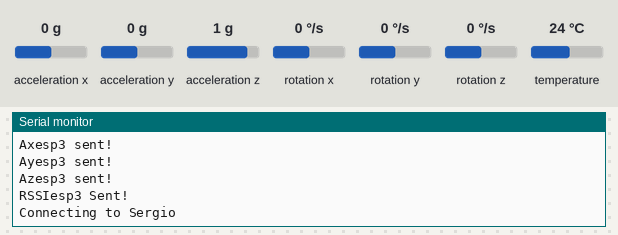
A sketch run on a simulated ESP32. On the bench: the last lines printed to the serial monitor. Inputs (shaded band) come from the test bench; at power-on: acceleration x 0 g, acceleration y 0 g, acceleration z 1 g, rotation x 0 °/s, rotation y 0 °/s, rotation z 0 °/s, temperature 24 °C. WiFi joins after 1.5 s; servers stay silent unless stated; no MQTT or app messages arrive unless stated.

Above: at 2.8 s.
2.9 s: acceleration x set to -1.4 g
At 2.9 s:
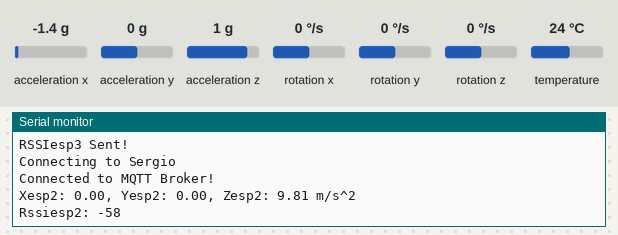
4.4 s: acceleration y set to -1.4 g
At 5.0 s:
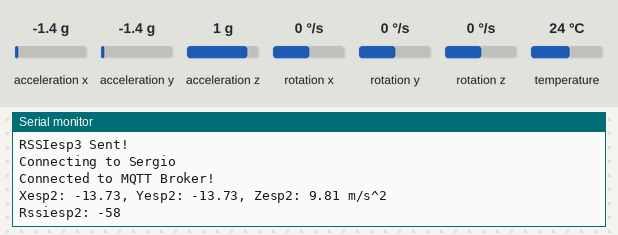
5.9 s: acceleration z set to -1.4 g
At 6.8 s:
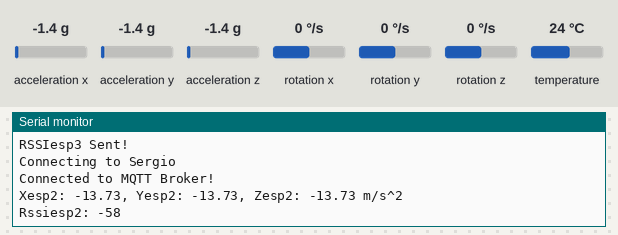

Measured:
- after the input at 4.4 s, the serial monitor: prints a new line after 0.19 s (image 2)
- after the input at 5.9 s, the serial monitor: prints a new line after 0.45 s (image 3)

The sketch:

MPU5060Esp3.ino
```cpp
#include <Adafruit_MPU6050.h>
#include <Adafruit_Sensor.h>
#include <WiFi.h> // Enables the ESP32 to connect to the local network (via WiFi)
#include "PubSubClient.h" // Connect and publish to the MQTT broker

Adafruit_MPU6050 mpu;

// WiFi
const char *ssid = "Sergio"; // Enter your WiFi name
const char *wifi_password = "sergio123";  // Enter WiFi password

// MQTT ESP3 = Tangan Dada
const char* mqtt_server = "192.168.43.248";  // IP of the MQTT broker
const char* mpu5060_topic = "wban/sensor/esp3";
const char* mqtt_username = "sergiocorbymqtt"; // MQTT username
const char* mqtt_password = "SergioCorby"; // MQTT password
const char* clientID = "client_mpu5060"; // MQTT client ID

int y;
int i;

// Initialise the WiFi and MQTT Client objects
WiFiClient wifiClient;
// 1883 is the listener port for the Broker
PubSubClient client(mqtt_server, 1883, wifiClient);

void setup() {
  Serial.begin(115200);
  // Connect to the WiFi
  WiFi.begin(ssid, wifi_password);
// Wait until the connection has been confirmed before continuing
  while (WiFi.status() != WL_CONNECTED) {
    y++;
    delay(500);
    Serial.print(".");
    Serial.print(y);
    if (y>=11) {
      ESP.restart();
      y = 0;
    }
  }
  Serial.println("WiFi connected");
  Serial.print("IP address: ");
  Serial.println(WiFi.localIP());
  while (!Serial)
    delay(10); // will pause Zero, Leonardo, etc until serial console opens
  Serial.println("Adafruit MPU6050 test!");

  // Try to initialize!
  if (!mpu.begin()) {
    Serial.println("Failed to find MPU6050 chip");
    while (1) {
      delay(10);
    }
  }
  Serial.println("MPU6050 Found!");
  mpu.setAccelerometerRange(MPU6050_RANGE_8_G);
  Serial.print("Accelerometer range set to: ");
  switch (mpu.getAccelerometerRange()) {
  case MPU6050_RANGE_2_G:
    Serial.println("+-2G");
    break;
  case MPU6050_RANGE_4_G:
    Serial.println("+-4G");
    break;
  case MPU6050_RANGE_8_G:
    Serial.println("+-8G");
    break;
  case MPU6050_RANGE_16_G:
    Serial.println("+-16G");
    break;
  }
  mpu.setGyroRange(MPU6050_RANGE_500_DEG);
  Serial.print("Gyro range set to: ");
  switch (mpu.getGyroRange()) {
  case MPU6050_RANGE_250_DEG:
    Serial.println("+- 250 deg/s");
    break;
  case MPU6050_RANGE_500_DEG:
    Serial.println("+- 500 deg/s");
    break;
  case MPU6050_RANGE_1000_DEG:
    Serial.println("+- 1000 deg/s");
    break;
  case MPU6050_RANGE_2000_DEG:
    Serial.println("+- 2000 deg/s");
    break;
  }

  mpu.setFilterBandwidth(MPU6050_BAND_5_HZ);
  Serial.print("Filter bandwidth set to: ");
  switch (mpu.getFilterBandwidth()) {
  case MPU6050_BAND_260_HZ:
    Serial.println("260 Hz");
    break;
  case MPU6050_BAND_184_HZ:
    Serial.println("184 Hz");
    break;
  case MPU6050_BAND_94_HZ:
    Serial.println("94 Hz");
    break;
  case MPU6050_BAND_44_HZ:
    Serial.println("44 Hz");
    break;
  case MPU6050_BAND_21_HZ:
    Serial.println("21 Hz");
    break;
  case MPU6050_BAND_10_HZ:
    Serial.println("10 Hz");
    break;
  case MPU6050_BAND_5_HZ:
    Serial.println("5 Hz");
    break;
  }

  Serial.println("");
  delay(100);
}

// Custom function to connet to the MQTT broker via WiFi
void connect_MQTT(){
  Serial.print("Connecting to ");
  Serial.println(ssid);
  // Connect to MQTT Broker
  // client.connect returns a boolean value to let us know if the connection was successful.
  // If the connection is failing, make sure you are using the correct MQTT Username and Password (Setup Earlier in the Instructable)
  if (client.connect(clientID, mqtt_username, mqtt_password)) {
    Serial.println("Connected to MQTT Broker!");
  }
  else {
    Serial.println("Connection to MQTT Broker failed...");
  }
}

void loop() {

  connect_MQTT();
  Serial.setTimeout(2000);
  /* Get new sensor events with the readings */
  sensors_event_t a, g, temp;
  mpu.getEvent(&a, &g, &temp);

  /* Print out the values */
  Serial.print("Xesp2: ");
  Serial.print(a.acceleration.x);
  Serial.print(", Yesp2: ");
  Serial.print(a.acceleration.y);
  Serial.print(", Zesp2: ");
  Serial.print(a.acceleration.z);
  Serial.println(" m/s^2");
  Serial.println("");
  Serial.print("Rssiesp2: ");
  Serial.println(WiFi.RSSI());
  Serial.println("");
  delay(500);

  // MQTT can only transmit strings
  String accelerometer_xesp3="Axesp3:"+String((float)a.acceleration.x);
  String accelerometer_yesp3="Ayesp3:"+String((float)a.acceleration.y);
  String accelerometer_zesp3="Azesp3:"+String((float)a.acceleration.z);
  String rssiesp3="Rssiesp3:"+String((float)WiFi.RSSI());

    // PUBLISH to the MQTT Broker (topic = mpu5060, defined at the beginning)

  if (client.publish(mpu5060_topic, accelerometer_xesp3.c_str())) {
    Serial.println("Axesp3 sent!");
  }
  // Again, client.publish will return a boolean value depending on whether it succeded or not.
  // If the message failed to send, we will try again, as the connection may have broken.
  else {
    Serial.println("Axesp3 failed to send. Reconnecting to MQTT Broker and trying again");
    client.connect(clientID, mqtt_username, mqtt_password);
    delay(10); // This delay ensures that client.publish doesn't clash with the client.connect call
    client.publish(mpu5060_topic, accelerometer_xesp3.c_str());
  }
  // PUBLISH to the MQTT Broker (topic = mpu5060, defined at the beginning)
  if (client.publish(mpu5060_topic, accelerometer_yesp3.c_str())) {
    Serial.println("Ayesp3 sent!");
  }
  // Again, client.publish will return a boolean value depending on whether it succeded or not.
  // If the message failed to send, we will try again, as the connection may have broken.
  else {
    Serial.println("Ayesp3 failed to send. Reconnecting to MQTT Broker and trying again");
    client.connect(clientID, mqtt_username, mqtt_password);
    delay(10); // This delay ensures that client.publish doesn't clash with the client.connect call
    client.publish(mpu5060_topic, accelerometer_yesp3.c_str());
  }
  // PUBLISH to the MQTT Broker (topic = mpu5060, defined at the beginning)
  if (client.publish(mpu5060_topic, accelerometer_zesp3.c_str())) {
    Serial.println("Azesp3 sent!");
  }
  // Again, client.publish will return a boolean value depending on whether it succeded or not.
  // If the message failed to send, we will try again, as the connection may have broken.
  else {
    Serial.println("Azesp3 failed to send. Reconnecting to MQTT Broker and trying again");
    client.connect(clientID, mqtt_username, mqtt_password);
    delay(10); // This delay ensures that client.publish doesn't clash with the client.connect call
    client.publish(mpu5060_topic, accelerometer_zesp3.c_str());
  }
  // PUBLISH to the MQTT Broker (topic = mpu5060, defined at the beginning)
  if (client.publish(mpu5060_topic, rssiesp3.c_str())) {
    Serial.println("RSSIesp3 Sent!");
  }
  // Again, client.publish will return a boolean value depending on whether it succeded or not.
  // If the message failed to send, we will try again, as the connection may have broken.
  else {
    Serial.println("RSSIesp3 failed to send. Reconnecting to MQTT Broker and trying again");
    client.connect(clientID, mqtt_username, mqtt_password);
    delay(10); // This delay ensures that client.publish doesn't clash with the client.connect call
    client.publish(mpu5060_topic, rssiesp3.c_str());
  }
  client.disconnect();  // disconnect from the MQTT broker
  delay(0.5*60);       // print new values every 1 Minute
}
```
